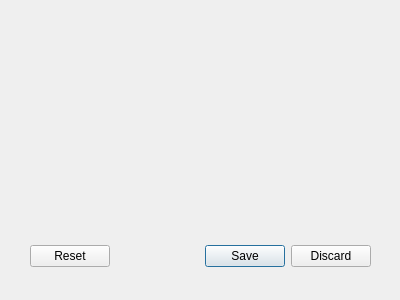
<?xml version="1.0" encoding="UTF-8"?>
<ui version="4.0">
 <class>Dialog</class>
 <widget class="QDialog" name="Dialog">
  <property name="geometry">
   <rect>
    <x>0</x>
    <y>0</y>
    <width>400</width>
    <height>300</height>
   </rect>
  </property>
  <property name="windowTitle">
   <string>Dialog</string>
  </property>
  <property name="windowIcon">
   <iconset resource="../resources/resources.qrc">
    <normaloff>:/images/function.svg</normaloff>:/images/function.svg
   </iconset>
  </property>
  <widget class="QDialogButtonBox" name="buttonBox">
   <property name="geometry">
    <rect>
     <x>30</x>
     <y>240</y>
     <width>341</width>
     <height>32</height>
    </rect>
   </property>
   <property name="orientation">
    <enum>Qt::Horizontal</enum>
   </property>
   <property name="standardButtons">
    <set>QDialogButtonBox::Discard|QDialogButtonBox::Reset|QDialogButtonBox::Save</set>
   </property>
  </widget>
 </widget>
 <resources>
  <include location="../resources/resources.qrc"/>
 </resources>
 <connections>
  <connection>
   <sender>buttonBox</sender>
   <signal>accepted()</signal>
   <receiver>Dialog</receiver>
   <slot>accept()</slot>
   <hints>
    <hint type="sourcelabel">
     <x>248</x>
     <y>254</y>
    </hint>
    <hint type="destinationlabel">
     <x>157</x>
     <y>274</y>
    </hint>
   </hints>
  </connection>
  <connection>
   <sender>buttonBox</sender>
   <signal>rejected()</signal>
   <receiver>Dialog</receiver>
   <slot>reject()</slot>
   <hints>
    <hint type="sourcelabel">
     <x>316</x>
     <y>260</y>
    </hint>
    <hint type="destinationlabel">
     <x>286</x>
     <y>274</y>
    </hint>
   </hints>
  </connection>
 </connections>
</ui>
